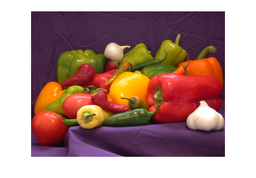
#> input picture image_processing/myimage.png, 256 x 178 px, shrunk from 676 x 470 before the run
$ jupyter execute 04_image_convolution.ipynb
#> lines starting #> are read from the running program, lines starting #| are printed output that depends on the picture
[cell 1]
# image blurring manually
import numpy as np
import cv2

# Load the image (OpenCV loads in BGR format by default)
img_matrix_bgr = cv2.imread('myimage.png')
#> img_matrix_bgr is the input picture: shape (178, 256, 3); mean B, G, R 132.8, 138.2, 171.8

# (Optional) Convert from BGR to RGB for consistent representation
img_matrix = cv2.cvtColor(img_matrix_bgr, cv2.COLOR_BGR2RGB)

# Print the shape of the matrix and some pixel data
print(f"Image shape (BGR): {img_matrix_bgr.shape}")
#| Image shape (BGR): (178, 256, 3)
print(f"Top-left pixel values (RGB): {img_matrix[0, 0]}")
#| Top-left pixel values (RGB): [255 255 255]

# Apply a Gaussian blur to the image
gaussian_kernel_1d = cv2.getGaussianKernel(ksize=3, sigma=1)
gaussian_kernel = gaussian_kernel_1d @ gaussian_kernel_1d.T  # Create a 2D Gaussian kernel

# Manually apply the Gaussian blur using convolution
n,m,t= img_matrix.shape
#> n = 178; m = 256; t = 3
blurred_img = np.zeros_like(img_matrix)
for i in range (1,n-2):
    for j in range (1,m-2):
        for c in range (3):
            patch = img_matrix[i-1:i+2, j-1:j+2, c]
            blurred_img[i, j, c] = np.sum(patch * gaussian_kernel) # For each color channel
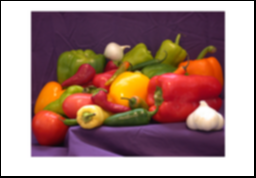
#> blurred_img: shape (178, 256, 3); mean R, G, B 164.3, 130.6, 125.2
print ("Blurring completed.")
# Convert back to BGR format for saving
blurred_img_bgr = cv2.cvtColor(blurred_img, cv2.COLOR_RGB2BGR)
# Save the blurred image
cv2.imwrite('blurred_image_gaussian.png', blurred_img_bgr)
print("Blurred image saved as 'blurred_image_gaussian.png'.")

[cell 2]
# image blurring manually using moving avg kernel
import numpy as np
import cv2

k = 9
# Load the image (OpenCV loads in BGR format by default)
img_matrix_bgr = cv2.imread('myimage.png')

# (Optional) Convert from BGR to RGB for consistent representation
img_matrix = cv2.cvtColor(img_matrix_bgr, cv2.COLOR_BGR2RGB)

# Print the shape of the matrix and some pixel data
print(f"Image shape (BGR): {img_matrix_bgr.shape}")
#| Image shape (BGR): (178, 256, 3)
print(f"Top-left pixel values (RGB): {img_matrix[0, 0]}")
#| Top-left pixel values (RGB): [255 255 255]

# Apply a moving average blur to the image
kernel = np.ones((k,k))/float(k**2)

# Manually apply the Gaussian blur using convolution
n,m,t= img_matrix.shape
blurred_img = np.zeros_like(img_matrix)
for i in range (k//2,n-k//2):
    for j in range (k//2,m-k//2):
        for c in range (3):
            patch = img_matrix[i-k//2:i+k//2 + 1, j-k//2:j+k//2 + 1, c]
            blurred_img[i, j, c] = np.sum(patch * kernel) # For each color channel
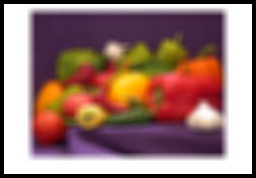
#> blurred_img: shape (178, 256, 3); mean R, G, B 152.4, 118.7, 113.3
print ("Blurring completed.")
# Convert back to BGR format for saving
blurred_img_bgr = cv2.cvtColor(blurred_img, cv2.COLOR_RGB2BGR)
# Save the blurred image
cv2.imwrite('blurred_image_moving_avg.png', blurred_img_bgr)
print("Blurred image saved as 'blurred_image_moving_avg.png'.")

[cell 3]
# edge detection using Sobel kernel
import numpy as np
import cv2

k = 3
# Load the image (OpenCV loads in BGR format by default)
img_matrix_bgr = cv2.imread('myimage.png')

# (Optional) Convert from BGR to RGB for consistent representation
img_matrix = cv2.cvtColor(img_matrix_bgr, cv2.COLOR_BGR2RGB)

# Print the shape of the matrix and some pixel data
print(f"Image shape (BGR): {img_matrix_bgr.shape}")
#| Image shape (BGR): (178, 256, 3)
print(f"Top-left pixel values (RGB): {img_matrix[0, 0]}")
#| Top-left pixel values (RGB): [255 255 255]

# Apply a moving average blur to the image
kernel = np.array([[ -1, 0, 1],
                   [ -2, 0, 2],
                   [ -1, 0, 1]])

# Manually apply the edge detection using convolution
n,m,t= img_matrix.shape
blurred_img = np.zeros_like(img_matrix)
for i in range (k//2,n-k//2):
    for j in range (k//2,m-k//2):
        for c in range (3):
            patch = img_matrix[i-k//2:i+k//2 + 1, j-k//2:j+k//2 + 1, c]
            blurred_img[i, j, c] = np.sum(patch * kernel) # For each color channel
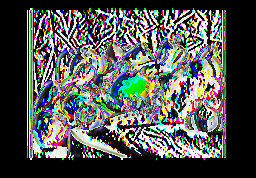
#> blurred_img: shape (178, 256, 3); mean R, G, B 81, 82.9, 80.8
print ("Edge detection completed.")
# Convert back to BGR format for saving
edge_detected_img = cv2.cvtColor(blurred_img, cv2.COLOR_RGB2BGR)
# Save the blurred image
cv2.imwrite('edge_detect_sobel.png', edge_detected_img)
print("Edge detected image saved as 'edge_detect_sobel.png'.")

[cell 4]
# edge detection using Laplacian kernel
import numpy as np
import cv2

k = 3
# Load the image (OpenCV loads in BGR format by default)
img_matrix_bgr = cv2.imread('myimage.png')

# (Optional) Convert from BGR to RGB for consistent representation
img_matrix = cv2.cvtColor(img_matrix_bgr, cv2.COLOR_BGR2RGB)

# Print the shape of the matrix and some pixel data
print(f"Image shape (BGR): {img_matrix_bgr.shape}")
#| Image shape (BGR): (178, 256, 3)
print(f"Top-left pixel values (RGB): {img_matrix[0, 0]}")
#| Top-left pixel values (RGB): [255 255 255]

# Apply a moving average blur to the image
kernel = np.array([[ 0, 1, 0],
                   [ 1, 4, 1],
                   [ 0, 1, 0]])

# Manually apply the edge detection using convolution
n,m,t= img_matrix.shape
blurred_img = np.zeros_like(img_matrix)
for i in range (k//2,n-k//2):
    for j in range (k//2,m-k//2):
        for c in range (3):
            patch = img_matrix[i-k//2:i+k//2 + 1, j-k//2:j+k//2 + 1, c]
            blurred_img[i, j, c] = np.sum(patch * kernel) # For each color channel
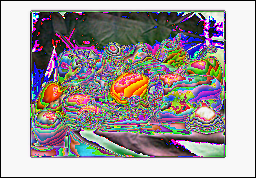
#> blurred_img: shape (178, 256, 3); mean R, G, B 161.6, 154.7, 155.7
print ("Edge detection completed.")
# Convert back to BGR format for saving
edge_detected_img = cv2.cvtColor(blurred_img, cv2.COLOR_RGB2BGR)
# Save the blurred image
cv2.imwrite('edge_detect_laplacian.png', edge_detected_img)
print("Edge detected image saved as 'edge_detect_laplacian.png'.")
